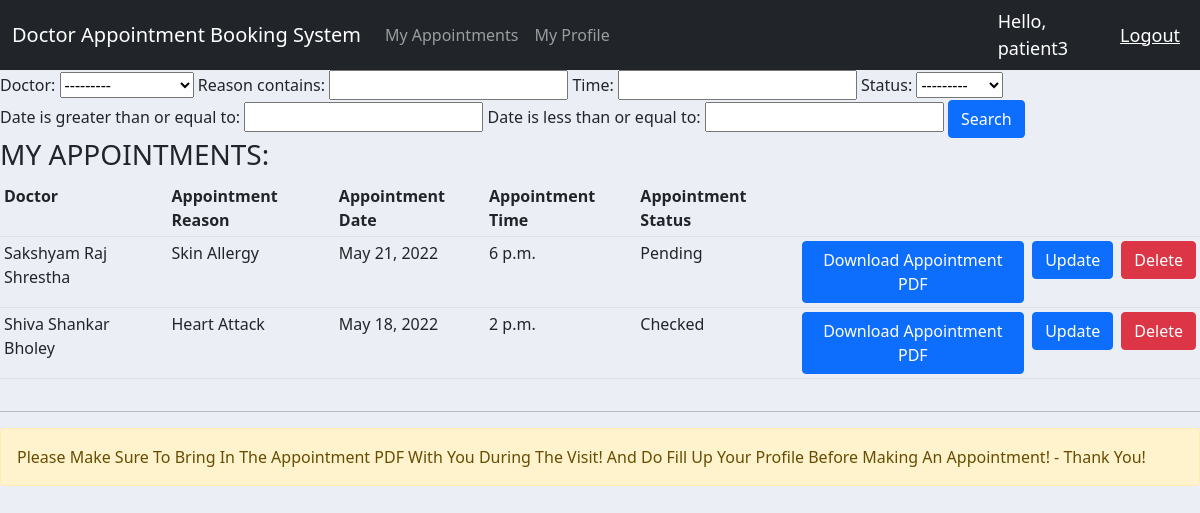
/myAppointments/ (signed in), run on the app's committed database.
### core/models.py (models this page shows, shortened)
class Appointment(models.Model):
    STATUS = (
        ('Pending', 'Pending'),
        ('Checked', 'Checked'),
    )
    doctor = models.ForeignKey(Doctor, null=True, on_delete=models.SET_NULL)
    patient = models.ForeignKey(Patient, null=True, on_delete=models.SET_NULL)
    reason = models.TextField(null=True, blank=True)
    date = models.DateField(null=True)
    time = models.TimeField(null=True)
    status = models.CharField(max_length=200, choices=STATUS, null=True)

class Doctor(models.Model):
    DEGREE = (
        ('MD', 'MD'),
        ('DO', 'DO'),
    )
    SPECIALTY = (
        ('Pediatrician', 'Pediatrician'),
        ('Allergist', 'Allergists'),
        ('Dermatologist', 'Dermatologist'),
        ('Ophthalmologist', 'Ophthalmologist'),
        ('OB/GYN', 'OB/GYN'),
        ('Cardiologist', 'Cariologist'),
        ('Urologist', 'Urologist'),
        ('Neurologist', 'Neurologist'),
        ('Psychiatrist', 'Psychiatrist'),
    )
    AVAILABILITY = (
        ('Yes', 'Yes'),
        ('No', 'No'),
    )
    user = models.OneToOneField(User, null=True, on_delete=models.CASCADE)
    first_name = models.CharField(max_length=200)
    last_name = models.CharField(max_length=200)
    email = models.CharField(max_length=200)
    phone = models.CharField(max_length=10)
    address = models.CharField(max_length=1000)
    dob = models.DateField(null=True)
    degree = models.CharField(max_length=200, choices=DEGREE)
    specialty = models.CharField(max_length=200, choices = SPECIALTY)
    availability = models.CharField(max_length=200, choices=AVAILABILITY, null=True, blank=True)
    added_date = models.DateTimeField(auto_now_add=True)
    shift = models.ManyToManyField(Shift)
    def __str__(self):
        return self.first_name

### core/decorators.py (the view)
        def wrapper_func(request, *args, **kwargs):
            group = None
            if request.user.groups.exists():
                group = request.user.groups.all()[0].name
            if group not in allowed_roles:
                return HttpResponse('<h1>You are not authorized to view this page</h1>')
            else:
                return view_func(request, *args, **kwargs)

### core/views.py (called while the page is built)
@login_required(login_url='login')
@allowed_users(allowed_roles=['patient'])
def patientAppointmentsListPageView(request):
    appointments = request.user.patient.appointment_set.all()
    appointmentFilter = AppointmentsFilter(request.GET, queryset=appointments)
    appointments = appointmentFilter.qs
    context = {
        'appointments': appointments,
        'appointmentFilter': appointmentFilter,
    }
    return render(request, 'core/patientAppointmentsList.html', context)

### core/templates/core/patientAppointmentsList.html
{% extends 'core/main.html' %}
{% block content %}
<form method="GET" action="">
    {{ appointmentFilter.form }}
    <input type="submit" value="Search" class="btn btn-md btn-block btn-primary">
</form>
<div class="row">
    <div class="col-md">
        <h3>MY APPOINTMENTS:</h3>
        <table class="table table-sm">
            <tr>
                <th>Doctor</th>
                <th>Appointment Reason</th>
                <th>Appointment Date</th>
                <th>Appointment Time</th>
                <th>Appointment Status</th>
                <th></th>
                <th></th>
                <th></th>
            </tr>
            {% for appointment in appointments %}
            <tr>
                <td>{{ appointment.doctor.first_name }} {{ appointment.doctor.last_name }}</td>
                <td>{{ appointment.reason }}</td>
                <td>{{ appointment.date }}</td>
                <td>{{ appointment.time }}</td>
                <td>{{ appointment.status }}</td>
                <td><a href="{% url 'appointment_pdf' appointment.pk %}" class="btn btn-md btn-block btn-primary">Download Appointment PDF</a></td>
                <td><a href="{% url 'updateMyAppointment' appointment.pk %}" class="btn btn-md btn-block btn-primary">Update</a></td>
                <td><a href="{% url 'deleteMyAppointment' appointment.pk %}" class="btn btn-md btn-block btn-danger">Delete</a></td>
            </tr>
            {% endfor %}
        </table>
    </div>
</div>
<hr>
<div class="alert alert-warning" role="alert">
    Please Make Sure To Bring In The Appointment PDF With You During The Visit! And Do Fill Up Your Profile Before Making An Appointment! - Thank You!
</div>
{% endblock content %}

### core/templates/core/main.html (shortened to what this page needs)
{% load static %}
<!DOCTYPE html>
<html lang="en">
<head>
    <link rel="stylesheet" href="{% static '/css/bootstrap.min.css' %}">
</head>
<body>
    {% include 'core/navbar.html' %}
    {% block content %}
    {% endblock content %}
</body>
</html>

### core/templates/core/navbar.html (shortened to what this page needs)
<nav class="navbar navbar-expand-lg navbar-dark bg-dark">
    <div class="container-fluid">
      <a class="navbar-brand" href="{% url 'admin' %}">Doctor Appointment Booking System</a>
      <div class="collapse navbar-collapse" id="navbarNav">
        <ul class="navbar-nav">
            {% if request.user.is_staff %}
                {% comment %} <li class="nav-item">
                    <a class="nav-link" href="#">Admins</a>
                </li> {% endcomment %}
                <li class="nav-item">
                    <a class="nav-link" href="{% url 'doctorsList' %}">Doctors</a>
                </li>
                <li class="nav-item">
                    <a class="nav-link" href="{% url 'patientsList' %}">Patients</a>
                </li>
            {% else %}
                <li class="nav-item">
                    <a class="nav-link" href="{% url 'myAppointments' %}">My Appointments</a>
                </li>
                <li class="nav-item">
                    <a class="nav-link" href="{% url 'account' %}">My Profile</a>
                </li>
            {% endif %}
        </ul>
      </div>
    </div>
    <span class="hello-msg">Hello, {{request.user}}</span>
    <span><a href="{% url 'logout' %}" class="hello-msg">Logout</a></span>
  </nav>

### core/templates/core/main.html (style rules this page uses)
body { background-color: #ebeff5; }

### core/templates/core/navbar.html (style rules this page uses)
.hello-msg { font-size: 18px; color: #fff; margin-right: 20px; }

### data on the page
Appointment: doctor.first_name "Sakshyam Raj", doctor.last_name "Shrestha", reason "Skin Allergy", date "May 21, 2022", time "6 p.m.", status "Pending"
Appointment: doctor.first_name "Shiva Shankar", doctor.last_name "Bholey", reason "Heart Attack", date "May 18, 2022", time "2 p.m.", status "Checked"

### other printed values
{{ request.user }} "patient3"
